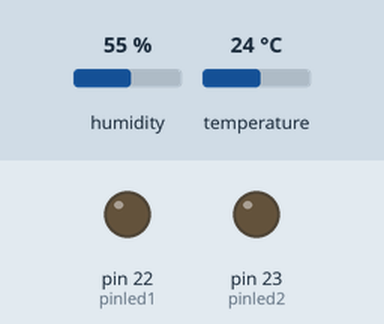
Recording of a sketch running on a simulated Arduino Mega 2560, built with avr-gcc and run on an emulated ATmega2560. Parts: output pins drawn as LEDs (lit = HIGH). Inputs (shaded band) come from the test bench; at power-on: humidity 55 %, temperature 24 °C. What the sketch prints to the serial monitor is not drawn.

Above: at 0.06 s.
At 1.2 s:
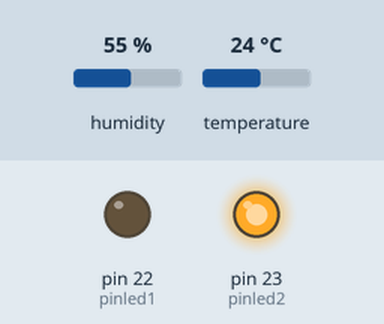
1.3 s: humidity set to 79 %
4.3 s: humidity set to 82 %
At 4.8 s:
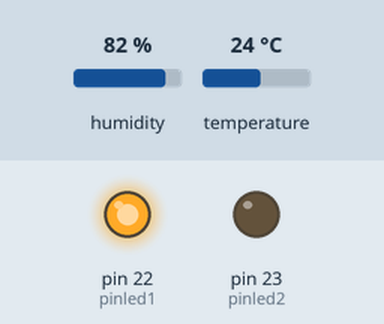
Timing chart, 0 to 7.3 s (numbered marks = the images above; inputs shaded):
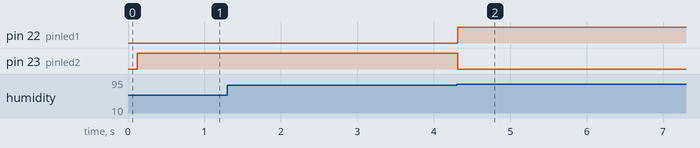

The sketch:

dht_arduino.ino
```cpp
#include <dht.h>
#include <Adafruit_Sensor.h>

#define dht_apin A3 // Analog Pin sensor is connected to
int pinled1 = 22;
int pinled2 = 23;

dht DHT;
bool transmit;
void setup(){
  pinMode(pinled1, OUTPUT);
  pinMode(pinled2, OUTPUT);
  //Serial.begin(57600);
  Serial.begin(9600);

  //delay(500);

}//end "setup()"

void loop(){
  //Start of Program

    int digit1s = 0;
    int digit10s = 0;
    int digit100s = 0;
    int digit1000s = 0;
    int weightval = 98;
    digit1s = weightval%10;
    digit10s = (weightval%100)/10;
    digit100s = (weightval%1000)/100;
    digit1000s = (weightval%10000)/1000;
    char arr[4]={digit1000s,digit100s,digit10s,digit1s};
    delay(100);
    for(int i=0; i<4; i++)
    {
       Serial.write(arr[i]);
       //delay(10);

    }
    DHT.read11(dht_apin);
    if(DHT.humidity>80)
    {
      digitalWrite(pinled1, HIGH);
      digitalWrite(pinled2, LOW);
      Serial.write('A');
      /*Serial.write(digit1000s);

      Serial.write(digit100s);
      delay(50);
      Serial.write(digit10s);
      delay(50);
      Serial.write(digit1s);
      delay(20);*/

    }

    else
    {
      digitalWrite(pinled2, HIGH);
      digitalWrite(pinled1, LOW);
      Serial.write('B');
    }
    //delay(500);

}
```

Measured:
- the behaviour switches between 80 and 81 % on humidity (found by bisection; images 1 and 2)
- after the input at 1.3 s, every drawn part: stays the same
- after the input at 4.3 s, pin 22 (pinled1): LOW → HIGH at once; pin 23 (pinled2): HIGH → LOW at once
